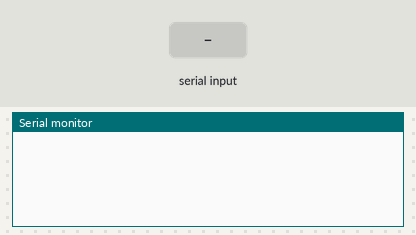
Bench run of a sketch on a simulated Arduino Uno, built with avr-gcc and run on an emulated ATmega328P. Parts: the last lines printed to the serial monitor. The inputs (shaded band) are chosen by the test bench.

Above: at 3.2 s.
3.3 s: ":\n" received over Serial
At 4.2 s:
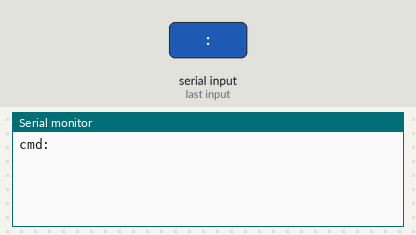
4.8 s: "SPT\n" received over Serial
At 5.4 s:
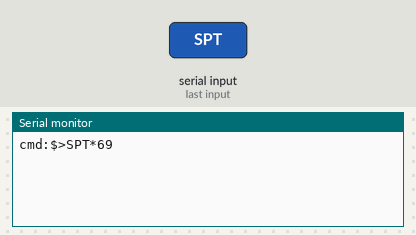
6.3 s: ">\n" received over Serial
At 7.8 s:
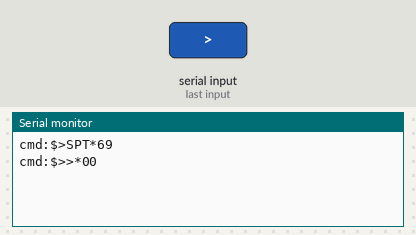
8.3 s: "13\n" received over Serial
At 9.9 s:
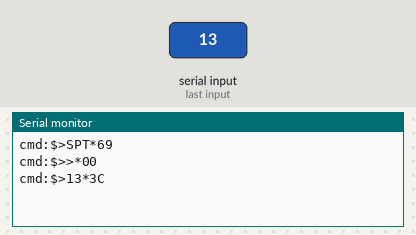
10.3 s: "10\n" received over Serial
At 12.0 s:
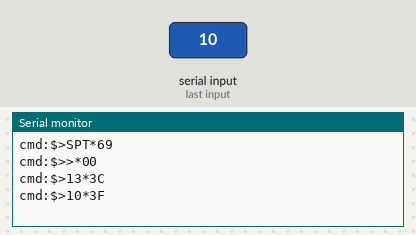
12.3 s: "0\n" received over Serial
At 13.2 s:
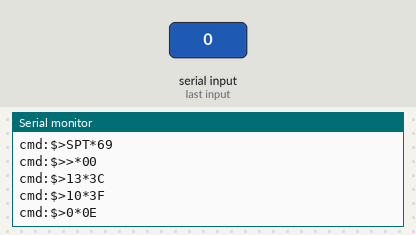

The sketch:

CopernicusTAIP.ino
```cpp
/*
	TTY TAIP I/O for Trimble's Copernicus II GPS module.

	Connected to Arduino per the schematic
	"CopernicusBasicTestCircuit".

	Far Horizons Lab
	June 2014
*/


/*
  NOTES:

  Serial baud rate change is limited to 19200 for sake of SoftwareSerial on Arduino UNO.
  It can't handle anything faster. Not tested on 8MHz 3V Arduino Mini, may be worse.

  GGA is 78 chars, GSV is 52. Serial B delivers this in (130*10 bits)/baudRate sec, or
  271ms at 4800 baud with default configuration. This would be the minimum latency for
  the fix.

  NMEA sentences are 82 chars maximum including CR and LF, so maximum time per sentence
  is 171ms at 4800 baud.
*/

#include <SoftwareSerial.h>
SoftwareSerial ss(6,5);
const long rateLimit = 19200; //Set for Arduino UNO SoftwareSerial limitations.

char modeChange = ':';
boolean sentencePending, sentenceRdy;
char cmdBuf[82];
char sentenceBuf[100];
int sentenceBufIndex = 0;
int cmdBufIndex = 0;
boolean cmdMode, cmdRdy, rateChangeFlag, rateChangePending;
long rate;
String cmdPrefix = ">";
char* baudRates[] = { "004800", "009600", "019200", "038400", "057600", "115200" };
int baudRatesLen = 6;

void setup() {

  Serial.begin( 9600 );
  delay(2000);
  //findBaudRate();
  ss.begin( 4800 );
  // clear input buffer
  while ( Serial.available() > 0 ) Serial.read();
  while ( ss.available() > 0 ) ss.read();

  cmdMode = false;
  cmdRdy = false;
  sentencePending = false;
  sentenceRdy = false;
  rateChangeFlag = false;
  rateChangePending = false;
  sentenceBuf[0] = 0;
  sentenceBufIndex = 0;
  cmdBuf[0] = 0;
  cmdBufIndex = 0;
}

void loop() {

  getCharGPS();
  getCharTerm();
  if ( cmdMode ) {
    if ( cmdRdy ) {
      sendCmd();
      if ( cmdBuf[0] != 0 ) {
        getCmdResponse();
        if ( rateChangeFlag ) {
          rateChangeFlag = false;
        }
        Serial.print( "cmd:" );
      }
      cmdRdy = false;
      for ( int i = 0 ; i < cmdBufIndex ; i++ ) cmdBuf[i] = '\0';
      cmdBufIndex = 0;
    }
  } else {
    if (sentenceRdy) {
      Serial.print( sentenceBuf );//Serial.print(freeRam());
      sentenceRdy = false;
      sentenceBuf[0] = 0;
      sentenceBufIndex = 0;
    }
  }
}

int getCmdResponse() {

  int result = 1;
  sentenceRdy = false;
  sentencePending = false;
  long timer = millis() + 2000;
  sentenceBuf[0] = 0;
  sentenceBufIndex = 0;
  while ( !sentenceRdy && millis() < timer ) {
    getCharGPS();
  }
  if ( sentenceRdy ) {
    boolean taipMode = sentenceBuf[0] == '>';
    int qualPos = ( taipMode ) ? 0 : 5;
    if ( sentenceBuf[qualPos] == 'R' ) {
      if ( !taipMode && sentenceBuf[9] == 'V' ) {
        result = 1;
        Serial.print( "err:" );
      } else {
        Serial.print( " ok:" );

        // Check for baud rate change
        if ( rateChangePending && !taipMode &&
              sentenceBuf[6] == 'P' && sentenceBuf[7] == 'T' ) {
          rateChangeFlag = true;
          ss.begin( rate );
          Serial.print("rate changed:");Serial.println( rate );
        }
        result = 0;
      }
      Serial.println( sentenceBuf);
    } else {
      Serial.println( "err:No Reply" );
      Serial.println( "" );
      result = 2;
    }
    rateChangePending = false;
    sentenceRdy = false;
    sentenceBuf[0] = 0;
    sentenceBufIndex = 0;
  }
  return(result);
}

void sendCmd() {

  int i = 0;

  // Strip CR + LF
  while ( cmdBuf[i] |= 0 ) {
    if ( cmdBuf[i] == 13 ) cmdBuf[i] = 0;
    if ( cmdBuf[i] == 10 ) cmdBuf[i] = 0;
    i++;
  }

  // Check for null command when switch into cmd mode.
  String tmpStr = cmdPrefix + (String)cmdBuf;
  tmpStr.toUpperCase();
  if ( cmdBuf[0] != 0 ) {
    if ( tmpStr.substring(4,7) == "SPT" ) {
      rateChangePending = true;
      char temp[7];
      String rateStr = tmpStr.substring(8,14);
      rateStr.toCharArray( temp, 7 );
      Serial.print("rateStr:");Serial.println(temp);
      rate = atol( temp );
    }
    if ( rate > rateLimit ) {
      Serial.println( "");
      Serial.print( "Command not sent: SoftwareSerial rate limit <= " );Serial.println( rateLimit );
    } else {
      Serial.print( "$" + tmpStr + "*" + checkStr( tmpStr ) );
      ss.print( "$" + tmpStr + "*" + checkStr( tmpStr ) +"\r\n");
    }
    Serial.println( "" );
  }
}

String checkStr( String str ) {

  char buf[80]; // Max length of NMEA excl. '$',CR,LF = 79, + null
  str.toCharArray(buf, 80);
  byte check = 0x00;
  for ( int i = 0 ; i < str.length() ; i++ ) {
    check ^= (byte)buf[i];
  }
  String chkStr = String( check, HEX );
  if ( check < 0x10 ) {
    chkStr = '0' + chkStr;
  }
  chkStr.toUpperCase();
  return chkStr;
}

void findBaudRate() {

  Serial.println( "Finding baud rate..." );
  boolean baudFound = false;
  int baudIndex = 0;
  char temp[7];
  rate = 0;
  while ( !baudFound && rate < rateLimit ) {
    rate = atol( baudRates[baudIndex] );
    Serial.print( "Trying " );Serial.print( rate );Serial.println( "..." );
    ss.begin( rate );
    String tmpStr = "PTNLQPT";
    ss.print( "$" + tmpStr + "*" + checkStr( tmpStr ) +"\r\n" );
    if ( getCmdResponse() == 0 ) {
      baudFound = true;
    } else {
      Serial.println( " no joy." );
    }
    baudIndex++;
  }
  if ( !baudFound ) Serial.println( "couldn't find baud rate" );
  cmdMode = false;
}

void getCharTerm() {

  char c;
  if (Serial.available() ) {
    c = Serial.read();
    if ( c == ':' ) {
      cmdMode = !cmdMode;
      while ( Serial.read() >= 0 );
      while ( ss.read() >= 0 );
      sentenceRdy = false;
      sentencePending = false;
      sentenceBuf[0] = 0;
      sentenceBufIndex = 0;
      if ( !cmdMode ) {
        Serial.println("\n");
      } else {
        Serial.print( "\ncmd:" );
      }
    } else if ( cmdMode && !cmdRdy) {
      if ( c == 8 ) { // Backspace
        cmdBuf[cmdBufIndex] = 0;
        if ( cmdBufIndex != 0 ) cmdBufIndex -=  1;
      } else {
        if ( c == 10 ) {
          cmdRdy = true;
        }
        cmdBuf[cmdBufIndex] = c;
        cmdBufIndex +=1;
      }
    }
  }
}

void getCharGPS() {

  char c;
  if ( ss.available() ) {
    c = ss.read();
    if ( !sentenceRdy ) {
      if ( c == 36 ) {
//        sentence = String();
        sentenceBufIndex = 0;
        sentencePending = true;
      }
      if ( sentencePending && c == 10 ) {
        sentenceRdy = true;
        sentencePending = false;
      }
//      sentence += c;
      sentenceBuf[sentenceBufIndex] = c;
      sentenceBufIndex++;
      sentenceBuf[sentenceBufIndex] = 0;
    }
  }
}

int freeRam()
{
  extern int __heap_start, *__brkval;
  int v;
  return (int) &v - (__brkval == 0 ? (int) &__heap_start : (int) __brkval);
}

void printCmdBuf() {

  Serial.print( "buffer:" );
  for ( int i = 0 ; cmdBuf[i] != 0 ; i++ ) {
    Serial.print( (int)cmdBuf[i] );Serial.print( " " );
  }
  Serial.println( " " );
}
```

Measured:
- after the input at 3.3 s, the serial monitor: prints a new line at once (image 1)
- after the input at 4.8 s, the serial monitor: prints a new line at once (image 2)
- after the input at 6.3 s, the serial monitor: prints a new line after 0.53 s (image 3)
- after the input at 8.3 s, the serial monitor: prints a new line after 0.54 s (image 4)
- after the input at 10.3 s, the serial monitor: prints a new line after 0.56 s (image 5)
- after the input at 12.3 s, the serial monitor: prints a new line after 0.58 s (image 6)
